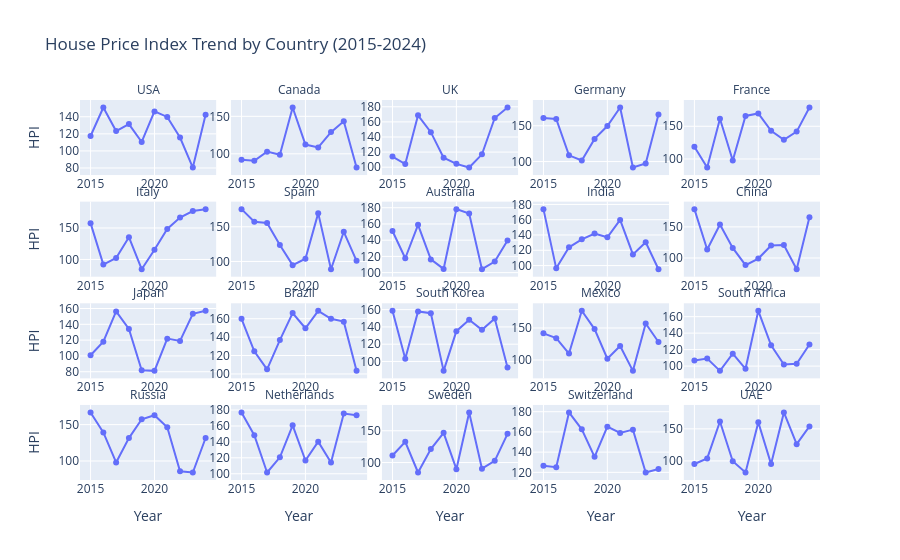

This figure's notebook cell:
### Markdown cell above
### 5.1.2 House Price Index Trends (Faceted Line Plot)
Tracking the House Price Index over time for each country individually.`

### Code cell
fig_hpi_facet = px.line(df,
                        x='Year',
                        y='House Price Index',
                        facet_col='Country', # Subplot per country
                        facet_col_wrap=5,   # Wrap after 5 columns
                        title = 'House Price Index Trend by Country (2015-2024)',
                        height=800,
                        markers=True,
                        labels={'House Price Index': 'HPI', 'Year': 'Year'})
fig_hpi_facet.update_yaxes(matches=None, showticklabels=True)
fig_hpi_facet.for_each_annotation(lambda a: a.update(text=a.text.split("=")[-1]))
fig_hpi_facet.update_xaxes(showticklabels=True)
fig_hpi_facet.update_layout(showlegend=False)
fig_hpi_facet.write_html("5.1.2.html")
fig_hpi_facet.show()

### Figure 1 — Plotly figure (JSON) as saved in the notebook; plotly's stock layout.template omitted (floating-point values rounded to 4 significant figures)
{"data": [{"hovertemplate": "Country=USA<br>Year=%{x}<br>HPI=%{y}<extra></extra>", "legendgroup": "", "line": {"color": "#636efa", "dash": "solid"}, "marker": {"symbol": "circle"}, "mode": "lines+markers", "name": "", "orientation": "v", "showlegend": false, "type": "scatter", "x": [2015, 2016, 2017, 2018, 2019, 2020, 2021, 2022, 2023, 2024], "xaxis": "x16", "y": [117.5, 150.8, 123.2, 131.4, 110.5, 146.3, 139.8, 115.7, 80.55, 142.3], "yaxis": "y16"}, {"hovertemplate": "Country=Canada<br>Year=%{x}<br>HPI=%{y}<extra></extra>", "legendgroup": "", "line": {"color": "#636efa", "dash": "solid"}, "marker": {"symbol": "circle"}, "mode": "lines+markers", "name": "", "orientation": "v", "showlegend": false, "type": "scatter", "x": [2015, 2016, 2017, 2018, 2019, 2020, 2021, 2022, 2023, 2024], "xaxis": "x17", "y": [91.96, 90.79, 102.9, 98.66, 161.8, 112.3, 108.5, 128.9, 143.4, 81.66], "yaxis": "y17"}, {"hovertemplate": "Country=UK<br>Year=%{x}<br>HPI=%{y}<extra></extra>", "legendgroup": "", "line": {"color": "#636efa", "dash": "solid"}, "marker": {"symbol": "circle"}, "mode": "lines+markers", "name": "", "orientation": "v", "showlegend": false, "type": "scatter", "x": [2015, 2016, 2017, 2018, 2019, 2020, 2021, 2022, 2023, 2024], "xaxis": "x18", "y": [114.1, 104.2, 168.7, 146.4, 112.5, 104.4, 99.52, 117.0, 165.1, 179.0], "yaxis": "y18"}, {"hovertemplate": "Country=Germany<br>Year=%{x}<br>HPI=%{y}<extra></extra>", "legendgroup": "", "line": {"color": "#636efa", "dash": "solid"}, "marker": {"symbol": "circle"}, "mode": "lines+markers", "name": "", "orientation": "v", "showlegend": false, "type": "scatter", "x": [2015, 2016, 2017, 2018, 2019, 2020, 2021, 2022, 2023, 2024], "xaxis": "x19", "y": [160.9, 159.6, 108.7, 101.6, 131.6, 149.6, 175.5, 91.61, 97.32, 165.6], "yaxis": "y19"}, {"hovertemplate": "Country=France<br>Year=%{x}<br>HPI=%{y}<extra></extra>", "legendgroup": "", "line": {"color": "#636efa", "dash": "solid"}, "marker": {"symbol": "circle"}, "mode": "lines+markers", "name": "", "orientation": "v", "showlegend": false, "type": "scatter", "x": [2015, 2016, 2017, 2018, 2019, 2020, 2021, 2022, 2023, 2024], "xaxis": "x20", "y": [118.8, 86.94, 161.4, 97.74, 165.8, 169.6, 143.2, 129.4, 141.8, 178.7], "yaxis": "y20"}, {"hovertemplate": "Country=Italy<br>Year=%{x}<br>HPI=%{y}<extra></extra>", "legendgroup": "", "line": {"color": "#636efa", "dash": "solid"}, "marker": {"symbol": "circle"}, "mode": "lines+markers", "name": "", "orientation": "v", "showlegend": false, "type": "scatter", "x": [2015, 2016, 2017, 2018, 2019, 2020, 2021, 2022, 2023, 2024], "xaxis": "x11", "y": [157.7, 91.88, 102.4, 135.4, 84.54, 115.3, 148.5, 166.6, 177.0, 180.0], "yaxis": "y11"}, {"hovertemplate": "Country=Spain<br>Year=%{x}<br>HPI=%{y}<extra></extra>", "legendgroup": "", "line": {"color": "#636efa", "dash": "solid"}, "marker": {"symbol": "circle"}, "mode": "lines+markers", "name": "", "orientation": "v", "showlegend": false, "type": "scatter", "x": [2015, 2016, 2017, 2018, 2019, 2020, 2021, 2022, 2023, 2024], "xaxis": "x12", "y": [175.4, 157.2, 155.5, 123.7, 94.71, 104.0, 169.7, 88.87, 142.8, 100.9], "yaxis": "y12"}, {"hovertemplate": "Country=Australia<br>Year=%{x}<br>HPI=%{y}<extra></extra>", "legendgroup": "", "line": {"color": "#636efa", "dash": "solid"}, "marker": {"symbol": "circle"}, "mode": "lines+markers", "name": "", "orientation": "v", "showlegend": false, "type": "scatter", "x": [2015, 2016, 2017, 2018, 2019, 2020, 2021, 2022, 2023, 2024], "xaxis": "x13", "y": [151.3, 117.7, 158.9, 116.3, 104.6, 178.2, 172.9, 104.2, 113.7, 139.6], "yaxis": "y13"}, {"hovertemplate": "Country=India<br>Year=%{x}<br>HPI=%{y}<extra></extra>", "legendgroup": "", "line": {"color": "#636efa", "dash": "solid"}, "marker": {"symbol": "circle"}, "mode": "lines+markers", "name": "", "orientation": "v", "showlegend": false, "type": "scatter", "x": [2015, 2016, 2017, 2018, 2019, 2020, 2021, 2022, 2023, 2024], "xaxis": "x14", "y": [173.8, 96.37, 123.9, 134.4, 142.0, 137.0, 159.7, 114.6, 130.6, 95.25], "yaxis": "y14"}, {"hovertemplate": "Country=China<br>Year=%{x}<br>HPI=%{y}<extra></extra>", "legendgroup": "", "line": {"color": "#636efa", "dash": "solid"}, "marker": {"symbol": "circle"}, "mode": "lines+markers", "name": "", "orientation": "v", "showlegend": false, "type": "scatter", "x": [2015, 2016, 2017, 2018, 2019, 2020, 2021, 2022, 2023, 2024], "xaxis": "x15", "y": [178.5, 113.5, 153.8, 116.2, 88.53, 99.07, 120.1, 120.9, 81.97, 165.6], "yaxis": "y15"}, {"hovertemplate": "Country=Japan<br>Year=%{x}<br>HPI=%{y}<extra></extra>", "legendgroup": "", "line": {"color": "#636efa", "dash": "solid"}, "marker": {"symbol": "circle"}, "mode": "lines+markers", "name": "", "orientation": "v", "showlegend": false, "type": "scatter", "x": [2015, 2016, 2017, 2018, 2019, 2020, 2021, 2022, 2023, 2024], "xaxis": "x6", "y": [100.8, 118.0, 156.4, 134.2, 81.84, 81.1, 121.9, 118.9, 153.3, 157.1], "yaxis": "y6"}, {"hovertemplate": "Country=Brazil<br>Year=%{x}<br>HPI=%{y}<extra></extra>", "legendgroup": "", "line": {"color": "#636efa", "dash": "solid"}, "marker": {"symbol": "circle"}, "mode": "lines+markers", "name": "", "orientation": "v", "showlegend": false, "type": "scatter", "x": [2015, 2016, 2017, 2018, 2019, 2020, 2021, 2022, 2023, 2024], "xaxis": "x7", "y": [159.9, 124.6, 105.0, 136.8, 166.2, 149.6, 168.6, 159.9, 156.8, 103.4], "yaxis": "y7"}, {"hovertemplate": "Country=South Korea<br>Year=%{x}<br>HPI=%{y}<extra></extra>", "legendgroup": "", "line": {"color": "#636efa", "dash": "solid"}, "marker": {"symbol": "circle"}, "mode": "lines+markers", "name": "", "orientation": "v", "showlegend": false, "type": "scatter", "x": [2015, 2016, 2017, 2018, 2019, 2020, 2021, 2022, 2023, 2024], "xaxis": "x8", "y": [158.6, 103.2, 158.0, 155.8, 89.15, 135.1, 148.3, 136.6, 149.7, 92.89], "yaxis": "y8"}, {"hovertemplate": "Country=Mexico<br>Year=%{x}<br>HPI=%{y}<extra></extra>", "legendgroup": "", "line": {"color": "#636efa", "dash": "solid"}, "marker": {"symbol": "circle"}, "mode": "lines+markers", "name": "", "orientation": "v", "showlegend": false, "type": "scatter", "x": [2015, 2016, 2017, 2018, 2019, 2020, 2021, 2022, 2023, 2024], "xaxis": "x9", "y": [141.7, 134.1, 110.1, 176.9, 148.3, 102.1, 122.0, 83.11, 157.1, 128.2], "yaxis": "y9"}, {"hovertemplate": "Country=South Africa<br>Year=%{x}<br>HPI=%{y}<extra></extra>", "legendgroup": "", "line": {"color": "#636efa", "dash": "solid"}, "marker": {"symbol": "circle"}, "mode": "lines+markers", "name": "", "orientation": "v", "showlegend": false, "type": "scatter", "x": [2015, 2016, 2017, 2018, 2019, 2020, 2021, 2022, 2023, 2024], "xaxis": "x10", "y": [106.9, 109.2, 94.25, 115.1, 96.75, 167.1, 125.2, 101.9, 102.8, 126.3], "yaxis": "y10"}, {"hovertemplate": "Country=Russia<br>Year=%{x}<br>HPI=%{y}<extra></extra>", "legendgroup": "", "line": {"color": "#636efa", "dash": "solid"}, "marker": {"symbol": "circle"}, "mode": "lines+markers", "name": "", "orientation": "v", "showlegend": false, "type": "scatter", "x": [2015, 2016, 2017, 2018, 2019, 2020, 2021, 2022, 2023, 2024], "xaxis": "x", "y": [166.7, 139.2, 97.97, 131.5, 157.3, 162.9, 146.4, 85.71, 84.16, 131.6], "yaxis": "y"}, {"hovertemplate": "Country=Netherlands<br>Year=%{x}<br>HPI=%{y}<extra></extra>", "legendgroup": "", "line": {"color": "#636efa", "dash": "solid"}, "marker": {"symbol": "circle"}, "mode": "lines+markers", "name": "", "orientation": "v", "showlegend": false, "type": "scatter", "x": [2015, 2016, 2017, 2018, 2019, 2020, 2021, 2022, 2023, 2024], "xaxis": "x2", "y": [177.0, 148.3, 101.6, 120.7, 160.8, 116.6, 140.3, 114.1, 175.6, 173.4], "yaxis": "y2"}, {"hovertemplate": "Country=Sweden<br>Year=%{x}<br>HPI=%{y}<extra></extra>", "legendgroup": "", "line": {"color": "#636efa", "dash": "solid"}, "marker": {"symbol": "circle"}, "mode": "lines+markers", "name": "", "orientation": "v", "showlegend": false, "type": "scatter", "x": [2015, 2016, 2017, 2018, 2019, 2020, 2021, 2022, 2023, 2024], "xaxis": "x3", "y": [111.1, 132.5, 84.34, 121.1, 146.8, 89.57, 178.8, 90.41, 102.7, 145.1], "yaxis": "y3"}, {"hovertemplate": "Country=Switzerland<br>Year=%{x}<br>HPI=%{y}<extra></extra>", "legendgroup": "", "line": {"color": "#636efa", "dash": "solid"}, "marker": {"symbol": "circle"}, "mode": "lines+markers", "name": "", "orientation": "v", "showlegend": false, "type": "scatter", "x": [2015, 2016, 2017, 2018, 2019, 2020, 2021, 2022, 2023, 2024], "xaxis": "x4", "y": [126.5, 125.0, 179.2, 162.6, 135.4, 165.1, 159.0, 162.2, 119.9, 123.2], "yaxis": "y4"}, {"hovertemplate": "Country=UAE<br>Year=%{x}<br>HPI=%{y}<extra></extra>", "legendgroup": "", "line": {"color": "#636efa", "dash": "solid"}, "marker": {"symbol": "circle"}, "mode": "lines+markers", "name": "", "orientation": "v", "showlegend": false, "type": "scatter", "x": [2015, 2016, 2017, 2018, 2019, 2020, 2021, 2022, 2023, 2024], "xaxis": "x5", "y": [95.2, 103.9, 161.4, 99.46, 81.92, 160.2, 95.0, 175.5, 126.1, 153.7], "yaxis": "y5"}], "layout": {"annotations": [{"font": {}, "showarrow": false, "text": "Russia", "x": 0.092, "xanchor": "center", "xref": "paper", "y": 0.1975, "yanchor": "bottom", "yref": "paper"}, {"font": {}, "showarrow": false, "text": "Netherlands", "x": 0.296, "xanchor": "center", "xref": "paper", "y": 0.1975, "yanchor": "bottom", "yref": "paper"}, {"font": {}, "showarrow": false, "text": "Sweden", "x": 0.5, "xanchor": "center", "xref": "paper", "y": 0.1975, "yanchor": "bottom", "yref": "paper"}, {"font": {}, "showarrow": false, "text": "Switzerland", "x": 0.704, "xanchor": "center", "xref": "paper", "y": 0.1975, "yanchor": "bottom", "yref": "paper"}, {"font": {}, "showarrow": false, "text": "UAE", "x": 0.908, "xanchor": "center", "xref": "paper", "y": 0.1975, "yanchor": "bottom", "yref": "paper"}, {"font": {}, "showarrow": false, "text": "Japan", "x": 0.092, "xanchor": "center", "xref": "paper", "y": 0.465, "yanchor": "bottom", "yref": "paper"}, {"font": {}, "showarrow": false, "text": "Brazil", "x": 0.296, "xanchor": "center", "xref": "paper", "y": 0.465, "yanchor": "bottom", "yref": "paper"}, {"font": {}, "showarrow": false, "text": "South Korea", "x": 0.5, "xanchor": "center", "xref": "paper", "y": 0.465, "yanchor": "bottom", "yref": "paper"}, {"font": {}, "showarrow": false, "text": "Mexico", "x": 0.704, "xanchor": "center", "xref": "paper", "y": 0.465, "yanchor": "bottom", "yref": "paper"}, {"font": {}, "showarrow": false, "text": "South Africa", "x": 0.908, "xanchor": "center", "xref": "paper", "y": 0.465, "yanchor": "bottom", "yref": "paper"}, {"font": {}, "showarrow": false, "text": "Italy", "x": 0.092, "xanchor": "center", "xref": "paper", "y": 0.7325, "yanchor": "bottom", "yref": "paper"}, {"font": {}, "showarrow": false, "text": "Spain", "x": 0.296, "xanchor": "center", "xref": "paper", "y": 0.7325, "yanchor": "bottom", "yref": "paper"}, {"font": {}, "showarrow": false, "text": "Australia", "x": 0.5, "xanchor": "center", "xref": "paper", "y": 0.7325, "yanchor": "bottom", "yref": "paper"}, {"font": {}, "showarrow": false, "text": "India", "x": 0.704, "xanchor": "center", "xref": "paper", "y": 0.7325, "yanchor": "bottom", "yref": "paper"}, {"font": {}, "showarrow": false, "text": "China", "x": 0.908, "xanchor": "center", "xref": "paper", "y": 0.7325, "yanchor": "bottom", "yref": "paper"}, {"font": {}, "showarrow": false, "text": "USA", "x": 0.092, "xanchor": "center", "xref": "paper", "y": 1, "yanchor": "bottom", "yref": "paper"}, {"font": {}, "showarrow": false, "text": "Canada", "x": 0.296, "xanchor": "center", "xref": "paper", "y": 1, "yanchor": "bottom", "yref": "paper"}, {"font": {}, "showarrow": false, "text": "UK", "x": 0.5, "xanchor": "center", "xref": "paper", "y": 1, "yanchor": "bottom", "yref": "paper"}, {"font": {}, "showarrow": false, "text": "Germany", "x": 0.704, "xanchor": "center", "xref": "paper", "y": 1, "yanchor": "bottom", "yref": "paper"}, {"font": {}, "showarrow": false, "text": "France", "x": 0.908, "xanchor": "center", "xref": "paper", "y": 1, "yanchor": "bottom", "yref": "paper"}], "autosize": true, "legend": {"tracegroupgap": 0}, "showlegend": false, "title": {"text": "House Price Index Trend by Country (2015-2024)"}, "xaxis": {"anchor": "y", "autorange": true, "domain": [0, 0.184], "range": [2014.0, 2025.0], "showticklabels": true, "title": {"text": "Year"}, "type": "linear"}, "xaxis10": {"anchor": "y10", "autorange": true, "domain": [0.816, 1], "matches": "x", "range": [2014.0, 2025.0], "showticklabels": true, "type": "linear"}, "xaxis11": {"anchor": "y11", "autorange": true, "domain": [0, 0.184], "matches": "x", "range": [2014.0, 2025.0], "showticklabels": true, "type": "linear"}, "xaxis12": {"anchor": "y12", "autorange": true, "domain": [0.204, 0.388], "matches": "x", "range": [2014.0, 2025.0], "showticklabels": true, "type": "linear"}, "xaxis13": {"anchor": "y13", "autorange": true, "domain": [0.408, 0.592], "matches": "x", "range": [2014.0, 2025.0], "showticklabels": true, "type": "linear"}, "xaxis14": {"anchor": "y14", "autorange": true, "domain": [0.612, 0.796], "matches": "x", "range": [2014.0, 2025.0], "showticklabels": true, "type": "linear"}, "xaxis15": {"anchor": "y15", "autorange": true, "domain": [0.816, 1], "matches": "x", "range": [2014.0, 2025.0], "showticklabels": true, "type": "linear"}, "xaxis16": {"anchor": "y16", "autorange": true, "domain": [0, 0.184], "matches": "x", "range": [2014.0, 2025.0], "showticklabels": true, "type": "linear"}, "xaxis17": {"anchor": "y17", "autorange": true, "domain": [0.204, 0.388], "matches": "x", "range": [2014.0, 2025.0], "showticklabels": true, "type": "linear"}, "xaxis18": {"anchor": "y18", "autorange": true, "domain": [0.408, 0.592], "matches": "x", "range": [2014.0, 2025.0], "showticklabels": true, "type": "linear"}, "xaxis19": {"anchor": "y19", "autorange": true, "domain": [0.612, 0.796], "matches": "x", "range": [2014.0, 2025.0], "showticklabels": true, "type": "linear"}, "xaxis2": {"anchor": "y2", "autorange": true, "domain": [0.204, 0.388], "matches": "x", "range": [2014.0, 2025.0], "showticklabels": true, "title": {"text": "Year"}, "type": "linear"}, "xaxis20": {"anchor": "y20", "autorange": true, "domain": [0.816, 1], "matches": "x", "range": [2014.0, 2025.0], "showticklabels": true, "type": "linear"}, "xaxis3": {"anchor": "y3", "autorange": true, "domain": [0.408, 0.592], "matches": "x", "range": [2014.0, 2025.0], "showticklabels": true, "title": {"text": "Year"}, "type": "linear"}, "xaxis4": {"anchor": "y4", "autorange": true, "domain": [0.612, 0.796], "matches": "x", "range": [2014.0, 2025.0], "showticklabels": true, "title": {"text": "Year"}, "type": "linear"}, "xaxis5": {"anchor": "y5", "autorange": true, "domain": [0.816, 1], "matches": "x", "range": [2014.0, 2025.0], "showticklabels": true, "title": {"text": "Year"}, "type": "linear"}, "xaxis6": {"anchor": "y6", "autorange": true, "domain": [0, 0.184], "matches": "x", "range": [2014.0, 2025.0], "showticklabels": true, "type": "linear"}, "xaxis7": {"anchor": "y7", "autorange": true, "domain": [0.204, 0.388], "matches": "x", "range": [2014.0, 2025.0], "showticklabels": true, "type": "linear"}, "xaxis8": {"anchor": "y8", "autorange": true, "domain": [0.408, 0.592], "matches": "x", "range": [2014.0, 2025.0], "showticklabels": true, "type": "linear"}, "xaxis9": {"anchor": "y9", "autorange": true, "domain": [0.612, 0.796], "matches": "x", "range": [2014.0, 2025.0], "showticklabels": true, "type": "linear"}, "yaxis": {"anchor": "x", "autorange": true, "domain": [0, 0.1975], "range": [76.22, 174.6], "showticklabels": true, "title": {"text": "HPI"}, "type": "linear"}, "yaxis10": {"anchor": "x10", "autorange": true, "domain": [0.2675, 0.465], "range": [87.25, 174.1], "showticklabels": true, "type": "linear"}, "yaxis11": {"anchor": "x11", "autorange": true, "domain": [0.535, 0.7325], "range": [75.37, 189.1], "showticklabels": true, "title": {"text": "HPI"}, "type": "linear"}, "yaxis12": {"anchor": "x12", "autorange": true, "domain": [0.535, 0.7325], "range": [80.55, 183.7], "showticklabels": true, "type": "linear"}, "yaxis13": {"anchor": "x13", "autorange": true, "domain": [0.535, 0.7325], "range": [97.13, 185.4], "showticklabels": true, "type": "linear"}, "yaxis14": {"anchor": "x14", "autorange": true, "domain": [0.535, 0.7325], "range": [87.7, 181.4], "showticklabels": true, "type": "linear"}, "yaxis15": {"anchor": "x15", "autorange": true, "domain": [0.535, 0.7325], "range": [72.69, 187.8], "showticklabels": true, "type": "linear"}, "yaxis16": {"anchor": "x16", "autorange": true, "domain": [0.8025, 1], "range": [73.8, 157.6], "showticklabels": true, "title": {"text": "HPI"}, "type": "linear"}, "yaxis17": {"anchor": "x17", "autorange": true, "domain": [0.8025, 1], "range": [73.96, 169.5], "showticklabels": true, "type": "linear"}, "yaxis18": {"anchor": "x18", "autorange": true, "domain": [0.8025, 1], "range": [91.88, 186.6], "showticklabels": true, "type": "linear"}, "yaxis19": {"anchor": "x19", "autorange": true, "domain": [0.8025, 1], "range": [83.54, 183.5], "showticklabels": true, "type": "linear"}, "yaxis2": {"anchor": "x2", "autorange": true, "domain": [0, 0.1975], "range": [94.32, 184.2], "showticklabels": true, "type": "linear"}, "yaxis20": {"anchor": "x20", "autorange": true, "domain": [0.8025, 1], "range": [78.12, 187.5], "showticklabels": true, "type": "linear"}, "yaxis3": {"anchor": "x3", "autorange": true, "domain": [0, 0.1975], "range": [75.26, 187.9], "showticklabels": true, "type": "linear"}, "yaxis4": {"anchor": "x4", "autorange": true, "domain": [0, 0.1975], "range": [114.2, 185.0], "showticklabels": true, "type": "linear"}, "yaxis5": {"anchor": "x5", "autorange": true, "domain": [0, 0.1975], "range": [72.92, 184.5], "showticklabels": true, "type": "linear"}, "yaxis6": {"anchor": "x6", "autorange": true, "domain": [0.2675, 0.465], "range": [73.79, 164.4], "showticklabels": true, "title": {"text": "HPI"}, "type": "linear"}, "yaxis7": {"anchor": "x7", "autorange": true, "domain": [0.2675, 0.465], "range": [97.09, 174.9], "showticklabels": true, "type": "linear"}, "yaxis8": {"anchor": "x8", "autorange": true, "domain": [0.2675, 0.465], "range": [82.47, 165.3], "showticklabels": true, "type": "linear"}, "yaxis9": {"anchor": "x9", "autorange": true, "domain": [0.2675, 0.465], "range": [74.1, 185.9], "showticklabels": true, "type": "linear"}}}
